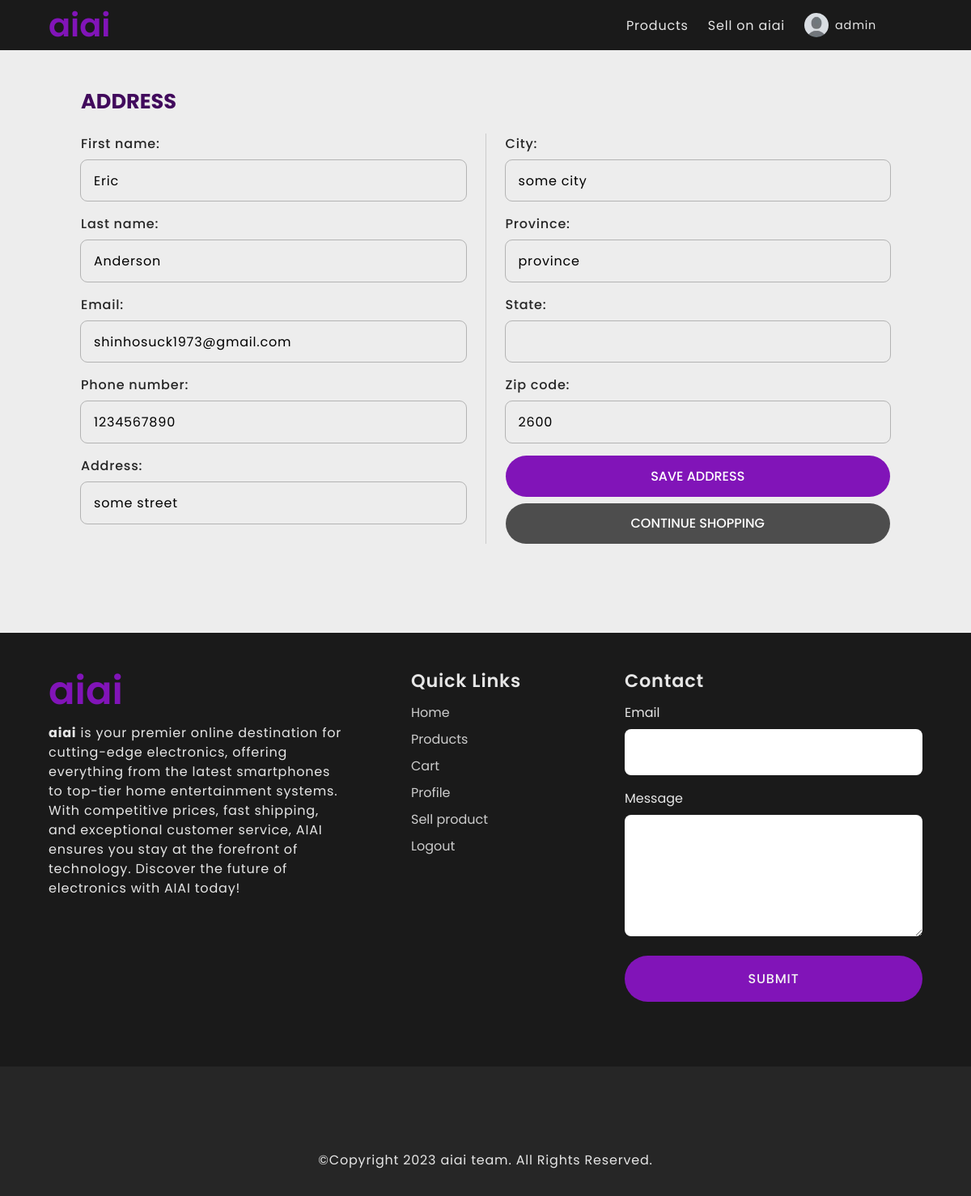
/shipping/address/ (signed in), run on the app's committed database.
### users/models.py (models this page shows, shortened)
class UserProfile(models.Model):
    user = models.OneToOneField(User, on_delete=models.CASCADE, null=True, blank=True)
    profile_image = models.ImageField(upload_to='profile_images', default='profile_images/default_iamge.webp')
    user_name = models.CharField(max_length=50)
    first_name = models.CharField(max_length=50)
    last_name = models.CharField(max_length=100)
    email = models.EmailField(max_length=100)

### products/models.py (models this page shows, shortened)
class ShippingAddress(models.Model):
    id = models.UUIDField(
        primary_key=True,
        default=uuid.uuid4,
        editable=False
    )
    customer = models.ForeignKey(User, on_delete=models.CASCADE, related_name='addresses')
    first_name = models.CharField(max_length=100)
    last_name = models.CharField(max_length= 100)
    email = models.EmailField(max_length=100)
    phone_number = models.IntegerField()
    address = models.CharField(max_length=1000)
    city = models.CharField(max_length=100)
    province = models.CharField(max_length=100, null=True, blank=True)
    state = models.CharField(max_length=100, null=True, blank=True)
    zip_code = models.IntegerField()
    class Meta:
        verbose_name_plural = 'Addresses'

### products/views.py (the view, shortened to what this page needs)
# urls.py: path('shipping/address/', customer_address_view, name='shipping-address'),
@login_required
def customer_address_view(request):
    user = request.user
    orders = user.orders.filter(open=True)
    instance = ShippingAddress.objects.filter(customer=request.user).first()
    form = ShippingAddressForm(instance=instance)
    context = {
        'form': form,
        'orders': orders
    }
    return render(request, 'products/address.html', context)

### products/forms.py
class ShippingAddressForm(forms.ModelForm):
    class Meta:
        model = ShippingAddress
        fields = [
            'first_name',
            'last_name',
            'email',
            'phone_number',
            'address',
            'city',
            'province',
            'state',
            'zip_code'
        ]

### products/context_processors.py (called while the page is built, shortened)
def get_cart_total(request):
    user = request.user
    vat_rate = Decimal('.12')
    discount_amount = []
    product_subtotals = []
    try:
        customer = User.objects.get(id=user.id)
    except User.DoesNotExist:
        return {'error': 'User is not authenticated.'}
    orders = customer.orders.filter(open=True).select_related('product')
    return {'num_of_product': 0}

def create_checkout_summary(request, receipts=None, receipt_id=None):
    return ''

### products/templates/products/address.html (shortened to what this page needs)
{% extends 'index.html' %}
{% load static %}
{% block content %}
    <div class="shipping-address-form-wrapper">
        <div class="shipping-address-form-contents">
            <h3 class="shipping-address-header">Address</h3>
            <form class="shipping-address-form" action="" method="POST">
                <div class="address-inputs">
                    <div class="address-first-name">
                        {{ form.first_name.label_tag }}
                        {{ form.first_name }}
                    </div>
                    <div class="address-last-name">
                        {{ form.last_name.label_tag }}
                        {{ form.last_name }}
                    </div>
                    <div class="address-email">
                        {{ form.email.label_tag }}
                        {{ form.email }}
                    </div>
                    <div class="address-phone-number">
                        {{ form.phone_number.label_tag }}
                        {{ form.phone_number }}
                    </div>
                    <div class="address-address-input">
                        {{ form.address.label_tag }}
                        {{ form.address }}
                    </div>
                </div>
                <div class="address-inputs">
                    <div class="address-city">
                        {{ form.city.label_tag }}
                        {{ form.city }}
                    </div>
                    <div class="address-province">
                        {{ form.province.label_tag }}
                        {{ form.province }}
                    </div>
                    <div class="address-state">
                        {{ form.state.label_tag }}
                        {{ form.state }}
                    </div>
                    <div class="address-zip_code">
                        {{ form.zip_code.label_tag }}
                        {{ form.zip_code }}
                    </div>
                    <div class="address-btns">
                        {% if orders %}
                            <button class="address-continue-to-checkout-btn" type="submit">
                                Continue to checkout
                            </button>
                        {% else %}
                            <button class="address-continue-to-checkout-btn" type="submit">
                                Save Address
                            </button>
                        {% endif %}
                        <a class="address-continue-shopping-btn" href="{% url 'products:product-list' %}">
                            Continue shopping
                        </a>
                    </div>
                </div>
            </form>
        </div>
    </div>
{% endblock content %}

### templates/navbar.html (shortened to what this page needs)
{% load static %}
<div id="nav" class="nav-bar-wrapper">
    <a class="brand-name" href="{% url 'products:product-home' %}">
        aiai
    </a>
    {% with request.resolver_match.url_name as url_name %}
        <nav class="nav-links">
            <a class="nav-link {% if url_name == 'product-list' %}active-nav-link{% endif %}" href="{% url 'products:product-list' %}">Products</a>
            {% if not request.user.is_authenticated %}
                <a class="nav-link {% if url_name == 'user-login' %}active-nav-link{% endif %}" href="{% url 'users:user-login' %}">Login</a>
                <a class="nav-link {% if url_name == 'user-register' %}active-nav-link{% endif %}" href="{% url 'users:user-register' %}">Register</a>
            {% else %}
                {% if request.user.seller %}
                    <a class="nav-link {% if url_name == 'product-create' %}active-nav-link{% endif %}" href="{% url 'sellers:product-create' %}">Sell on aiai</a>
                {% else %}
                    <a class="nav-link {% if url_name == 'seller-signup' %}active-nav-link{% endif %}" href="{% url 'sellers:seller-register' %}">Sign up to sell</a>
                {% endif %}
                <div class="logged-in-user-nav-link-container">
                    <div class="toggle-user-navbar">
                        <img class="logged-in-navbar-user-profile-img" src="{{request.user.userprofile.profile_image.url}}" alt="">
                        <p class="logged-in-navbar-username">{{ request.user.username }}</p>
                        <button class="toggle-user-nav-links-btn open-user-navlinks-btn">
                            <i class="fas fa-chevron-down"></i>
                        </button>
                    </div>
                </div>
            {% endif %}
            <button type="button" class="nav-link nav-link-search-button search-btn">
                <i class="fas fa-search"></i>
            </button>
        </nav>
    {% endwith %}
</div>

### static/css/style.css (style rules this page uses)
:root { --purple-5: hsl(280, 80%, 5%); --purple-10: hsl(280, 80%, 10%); --purple-15: hsl(280, 80%, 15%); --purple-20: hsl(280, 80%, 20%); --purple-25: hsl(280, 80%, 25%); --purple-30: hsl(280, 80%, 30%); --purple-35: hsl(280, 80%, 35%); --purple-40: hsl(280, 80%, 40%); --purple-45: hsl(280, 80%, 45%); --purple-50: hsl(280, 80%, 50%); --purple-55: hsl(280, 80%, 55%); --purple-60: hsl(280, 80%, 60%); --purple-65: hsl(280, 100%, 65%); --purple-70: hsl(280, 100%, 70%); --purple-75: hsl(280, 100%, 75%); --purple-80: hsl(280, 100%, 80%); --purple-85: hsl(280, 100%, 85%); --purple-90: hsl(280, 100%, 90%); --purple-93: hsl(280, 100%, 93%); --purple-95: hsl(280, 100%, 95%); --purple-97: hsl(280, 100%, 97%); --blue-40: hsl(251, 100%, 40%); --blue-45: hsl(251, 100%, 45%); --blue-50: hsl(251, 100%, 50%); --blue-55: hsl(251, 100%, 55%); --blue-60: hsl(251, 100%, 60%); --orange-40: hsl(12, 100%, 40%); --orange-45: hsl(12, 100%, 45%); --orange-50: hsl(12, 100%, 50%); --orange-55: hsl(12, 100%, 55%); --orange-60: hsl(12, 100%, 60%); --orange-65: hsl(12, 100%, 65%); --orange-70: hsl(12, 100%, 70%); --orange-75: hsl(12, 100%, 75%); --orange-80: hsl(12, 100%, 80%); --orange-yellow-54: hsl(34, 100%, 54%); --red-52: hsl(0, 100%, 52%); --red-55: hsl(0, 100%, 55%); --red-60: hsl(349, 100%, 62%); --black-5: hsl(0, 0%, 5%); --black-10: hsl(0, 0%, 10%); --black-15: hsl(0, 0%, 15%); --black-20: hsl(0, 0%, 20%); --black-25: hsl(0, 0%, 25%); --black-30: hsl(0, 0%, 30%); --black-40: hsl(0, 0%, 40%); --black-50: hsl(0, 0%, 50%); --black-60: hsl(0, 0%, 60%); --black-70: hsl(0, 0%, 70%); --black-80: hsl(0, 0%, 80%); --black-85: hsl(0, 0%, 85%); --black-90: hsl(0, 0%, 90%); --black-95: hsl(0, 0%, 95%); }
html, body { scroll-behavior: smooth; font-family: "Poppins", sans-serif; max-width: 1920px; margin: 0 auto; }
a { display: inline-block; text-decoration: none; }
textarea, input { font-family: "Poppins", sans-serif; box-sizing: border-box; width: 100%; }
button { font-family: "Poppins", sans-serif; }
i { line-height: 0; }
.nav-bar-wrapper { display: none; }
@media screen and (min-width: 700px) { .nav-bar-wrapper { width: 90%; max-width: 1400px; margin: 0 auto; display: flex; justify-content: space-between; align-items: center; flex-wrap: wrap; padding: 1rem 0; row-gap: 0.5rem; column-gap: 1rem; } }
@media screen and (min-width: 700px) { .brand-name { color: var(--purple-40); font-size: 2.5rem; font-weight: 600; line-height: 0; } }
@media screen and (min-width: 700px) { .nav-links { display: flex; flex-wrap: wrap; align-items: center; justify-content: space-between; gap: 1.5rem; } }
@media screen and (min-width: 700px) { .logged-in-user-nav-link-container { position: relative; } }
@media screen and (min-width: 700px) { .toggle-user-navbar { color: var(--black-90); letter-spacing: 0.05rem; cursor: pointer; display: flex; align-items: center; } }
@media screen and (min-width: 700px) { .toggle-user-nav-links-btn { line-height: 0; color: var(--black-90); border: none; background: none; cursor: pointer; } }
@media screen and (min-width: 700px) { .toggle-user-nav-links-btn > i { margin-top: 0.2rem; } }
@media screen and (min-width: 700px) { .toggle-user-navbar > img { width: 30px; display: block; aspect-ratio: 1/1; border-radius: 50%; } }
@media screen and (min-width: 700px) { .logged-in-navbar-username { letter-spacing: 0.05rem; font-size: 0.9rem; margin: 0 0.5rem } }
@media screen and (min-width: 700px) { .nav-link { color: var(--black-90); letter-spacing: 0.05rem; font-size: 1rem; } }
@media screen and (min-width: 700px) { .nav-link-search-button { color: var(--black-90); font-size: 1.1rem; background: none; border: none; cursor: pointer; } }

### data on the page
ShippingAddress: first_name "Eric", last_name "Anderson", email "shinhosuck1973@gmail.com", phone_number "1234567890", address "some street", city "some city", province "province", zip_code "2600"

### other printed values
{{ request.user.username }} "admin"
